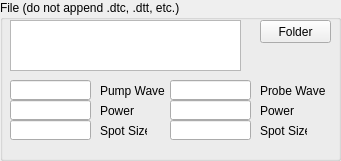
     <widget class="QGroupBox" name="file_box">
      <property name="enabled">
       <bool>true</bool>
      </property>
      <property name="geometry">
       <rect>
        <x>10</x>
        <y>10</y>
        <width>341</width>
        <height>161</height>
       </rect>
      </property>
      <property name="title">
       <string>File (do not append .dtc, .dtt, etc.)</string>
      </property>
      <widget class="QTextEdit" name="filename">
       <property name="geometry">
        <rect>
         <x>10</x>
         <y>20</y>
         <width>231</width>
         <height>51</height>
        </rect>
       </property>
      </widget>
      <widget class="QPushButton" name="folder_btn">
       <property name="geometry">
        <rect>
         <x>260</x>
         <y>20</y>
         <width>71</width>
         <height>23</height>
        </rect>
       </property>
       <property name="text">
        <string>Folder</string>
       </property>
      </widget>
      <widget class="QLineEdit" name="metadata_pump_wave">
       <property name="geometry">
        <rect>
         <x>10</x>
         <y>80</y>
         <width>81</width>
         <height>20</height>
        </rect>
       </property>
      </widget>
      <widget class="QLineEdit" name="metadata_pump_power">
       <property name="geometry">
        <rect>
         <x>10</x>
         <y>100</y>
         <width>81</width>
         <height>20</height>
        </rect>
       </property>
      </widget>
      <widget class="QLineEdit" name="metadata_pump_size">
       <property name="geometry">
        <rect>
         <x>10</x>
         <y>120</y>
         <width>81</width>
         <height>20</height>
        </rect>
       </property>
      </widget>
      <widget class="QLabel" name="label_65">
       <property name="geometry">
        <rect>
         <x>100</x>
         <y>80</y>
         <width>71</width>
         <height>21</height>
        </rect>
       </property>
       <property name="text">
        <string>Pump Wave</string>
       </property>
      </widget>
      <widget class="QLabel" name="label_66">
       <property name="geometry">
        <rect>
         <x>100</x>
         <y>100</y>
         <width>47</width>
         <height>21</height>
        </rect>
       </property>
       <property name="text">
        <string>Power</string>
       </property>
      </widget>
      <widget class="QLabel" name="label_67">
       <property name="geometry">
        <rect>
         <x>100</x>
         <y>120</y>
         <width>47</width>
         <height>21</height>
        </rect>
       </property>
       <property name="text">
        <string>Spot Size</string>
       </property>
      </widget>
      <widget class="QLineEdit" name="metadata_probe_wave">
       <property name="geometry">
        <rect>
         <x>170</x>
         <y>80</y>
         <width>81</width>
         <height>20</height>
        </rect>
       </property>
      </widget>
      <widget class="QLabel" name="label_68">
       <property name="geometry">
        <rect>
         <x>260</x>
         <y>80</y>
         <width>71</width>
         <height>21</height>
        </rect>
       </property>
       <property name="text">
        <string>Probe Wave</string>
       </property>
      </widget>
      <widget class="QLineEdit" name="metadata_probe_size">
       <property name="geometry">
        <rect>
         <x>170</x>
         <y>120</y>
         <width>81</width>
         <height>20</height>
        </rect>
       </property>
      </widget>
      <widget class="QLabel" name="label_69">
       <property name="geometry">
        <rect>
         <x>260</x>
         <y>120</y>
         <width>47</width>
         <height>21</height>
        </rect>
       </property>
       <property name="text">
        <string>Spot Size</string>
       </property>
      </widget>
      <widget class="QLineEdit" name="metadata_probe_power">
       <property name="geometry">
        <rect>
         <x>170</x>
         <y>100</y>
         <width>81</width>
         <height>20</height>
        </rect>
       </property>
      </widget>
      <widget class="QLabel" name="label_70">
       <property name="geometry">
        <rect>
         <x>260</x>
         <y>100</y>
         <width>47</width>
         <height>21</height>
        </rect>
       </property>
       <property name="text">
        <string>Power</string>
       </property>
      </widget>
     </widget>
